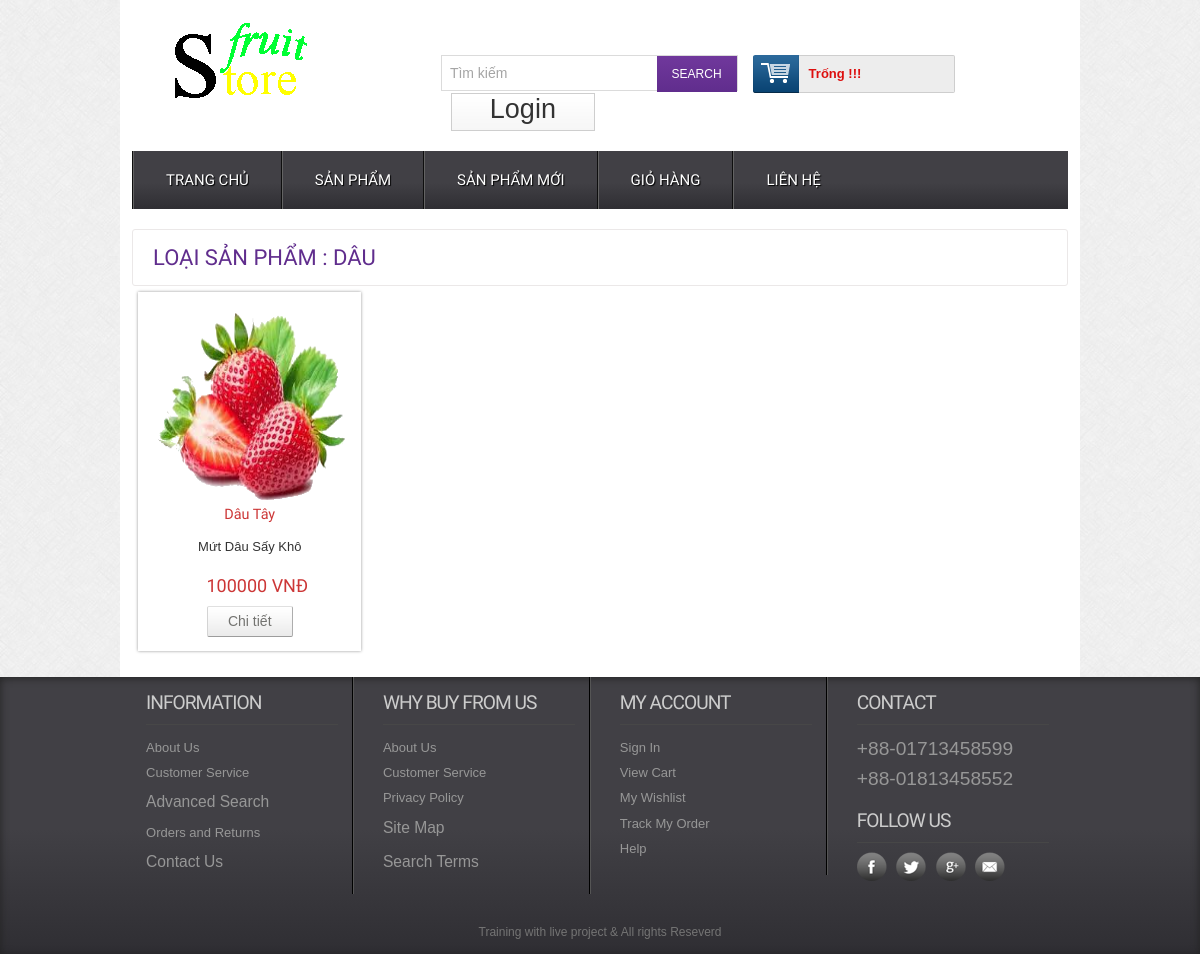
/productbycat.php?catid=47, run on the app's committed database.
### tables this page shows
CREATE TABLE `tbl_product` (
  `productid` int(11) NOT NULL,
  `productName` varchar(255) NOT NULL,
  `catid` int(11) NOT NULL,
  `brandid` int(11) NOT NULL,
  `product_desc` text NOT NULL,
  `price` varchar(255) NOT NULL,
  `type` int(11) NOT NULL,
  `image` varchar(255) NOT NULL
);

CREATE TABLE `tbl_category` (
  `catid` int(11) NOT NULL,
  `catName` varchar(255) NOT NULL
);

### classes/category.php (called while the page is built, shortened)
<?php
$filepath = realpath(dirname(__FILE__));
    include_once ($filepath.'/../lib/database.php');
?>
<?php
 class category
 {
    private $db;
    public function __construct(){
        $this->db = new Database();
 }
    public function get_product_by_cat($id){
        $query = "SELECT * FROM tbl_product WHERE catid = '$id' ORDER BY catid DESC LIMIT 8";
        $result = $this->db->select($query);
        return $result;
    }
    public function get_name_by_cat($id){
        $query = "SELECT tbl_product.*,tbl_category.catName,tbl_category.catid FROM tbl_product,tbl_category WHERE tbl_product.catid = tbl_category.catid AND tbl_product.catid = '$id' LIMIT 1";
        $result = $this->db->select($query);
        return $result;
    }
 }
?>

### lib/database.php (called while the page is built, shortened)
<?php
Class Database{
public $host = DB_HOST;
public $user = DB_USER;
public $pass = DB_PASS;
public $dbname = DB_NAME;
public $link;
private function connectDB(){
$this->link = new mysqli($this->host, $this->user, $this->pass, $this->dbname);
}
public function select($query){
$result = $this->link->query($query) or
die($this->link->error.__LINE__);
if($result->num_rows > 0){
return $result;
} else {
return false;
}
}
}

### productbycat.php (the view, shortened to what this page needs)
<?php
    include 'inc/head.php';
?>
<?php
	if(!isset($_GET['catid']) || $_GET['catid'] == NULL){
		echo "<script>window.location = '404.php'</script>";
	} else {
		$id = $_GET['catid'];
	}
?>
 <div class="main">
    <div class="content">
    	<div class="content_top">
    		<div class="heading">
			<?php
				$name_cat = $cat->get_name_by_cat($id);
				if($name_cat){
					while($result_name = $name_cat->fetch_assoc()){
			?>
    		<h3>Loại sản phẩm : <?php echo $result_name['catName'] ?></h3>
    		</div>
			<?php
				}
			}
				?>
    	</div>
	      <div class="section group">
			<?php
				$productbycat = $cat->get_product_by_cat($id);
				if($productbycat){
					while($result = $productbycat->fetch_assoc()){
			?>
				<div class="grid_1_of_4 images_1_of_4">
					 <a href="preview-3.php"><img src="admin/uploads/<?php echo $result['image']; ?>" height="200px"/></a>
					 <h2><?php echo $result['productName']; ?> </h2>
					 <p><?php echo $result['product_desc']; ?></p>
					 <p><span class="price"><?php echo $result['price']; ?> VNĐ</span></p>
				     <div class="button"><span><a href="details.php?proid=<?php echo $result['productid'] ?>" class="details">Chi tiết</a></span></div>
				</div>
				<?php
				}
			} else {
				echo "Loại sản phẩm này chưa có";
			}
				?>
			</div>
    </div>
 </div>
 <?php
    include 'inc/footer.php';
 ?>

### css/style.css (style rules this page uses)
html,body,div,span,applet,object,iframe,h1,h2,h3,h4,h5,h6,p,blockquote,pre,a,abbr,acronym,address,big,cite,code,del,dfn,em,img,ins,kbd,q,s,samp,small,strike,strong,sub,sup,tt,var,b,u,i,dl,dt,dd,ol,nav ul,nav li,fieldset,form,label,legend,table,caption,tbody,tfoot,thead,tr,th,td,article,aside,canvas,details,embed,figure,figcaption,footer,header,hgroup,menu,nav,output,ruby,section,summary,time,mark,audio,video { margin:0;padding:0;border:0;font-size:100%;font:inherit;vertical-align:baseline; }
a { text-decoration:none; }
img { max-width:100%; }
body { font-family:Arial, Helvetica, sans-serif; background:url(../images/body_bg3.jpg); }
.section { clear: both; padding: 0px; margin: 0px; }
.group:before, .group:after { content:""; display:table; }
.group:after { clear:both; }
.group { zoom:1; }
.content { padding:20px 0; background:#FFF; }
.content h2 { font-size:23px; color:#6C6C6C; font-family: 'Monda', sans-serif; }
.content_top { padding:15px 20px; border:1px solid #EBE8E8; border-radius:3px; }
.heading { float:left; margin-right:10%; }
.heading h3 { font-family: 'Monda', sans-serif; font-size:22px; color:#602D8D; text-transform:uppercase; }
.grid_1_of_4 { display: block; float:left; margin: 1% 0 1% 1.6%; box-shadow: 0px 0px 3px rgb(150, 150, 150); }
.grid_1_of_4:first-child { margin-left: 0; }
.images_1_of_4 { width: 20.8%; padding:1.5%; text-align:center; position:relative; }
.images_1_of_4 img { max-width:100%; }
.images_1_of_4 h2 { color: #CC3636; font-family: 'Monda', sans-serif; font-size:0.9em; font-weight : normal; }
.images_1_of_4 p { font-size:0.8125em; padding:0.4em 0; color: #333; }
.grid_1_of_4.images_1_of_4 { margin: 6.4; }
.images_1_of_4 p span.price { font-size:18px; font-family: 'Monda', sans-serif; color: #CC3636; margin-left:15px; }
.images_1_of_4 .button { float: left; line-height: 1.9em; margin-top: 0.3em; width: 100%; }
.images_1_of_4 .button a { padding:7px 20px; font-size:0.8em; }
.images_1_of_4 .button a { font-family: "Trebuchet MS",Arial,Helvetica,sans-serif; font-size: 14px; line-height: 15px; text-transform: none; color: #737370; text-decoration: none!important; background: url(../images/button-bg.png) repeat-x 0 0 #E8E8E8; display: inline-block; border-left: 1px solid #D4D4D4!important; border-right: 1px solid #ADADAD!important; border-top: 1px solid #E0E0E0!important; border-bottom: 1px solid #9C9C9C!important; cursor: pointer!important; margin: 0 2px; border-radius: 2px; -moz-border-radius: 2px; -webkit-border-radius: 2px; -webkit-transition: all 0.5s ease; -moz-transition: all 0.5s ease; -o-transition: all 0.5s ease; transition: all 0.5s ease; }

### data on the page
tbl_product: catid.catName "DÂU", image (picture), productName "Dâu Tây", product_desc "Mứt Dâu Sấy Khô", price "100000"
